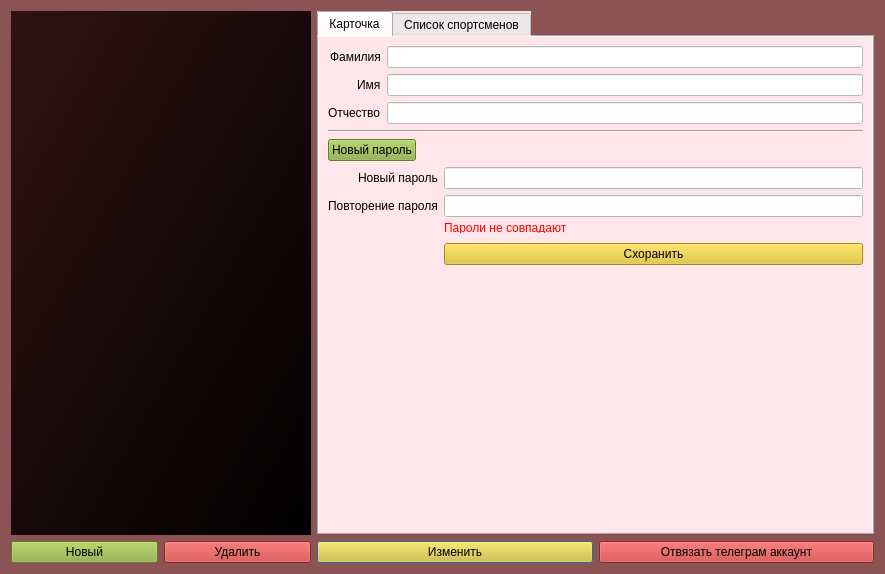
<?xml version="1.0" encoding="UTF-8"?>
<ui version="4.0">
 <class>Dialog</class>
 <widget class="QDialog" name="Dialog">
  <property name="geometry">
   <rect>
    <x>0</x>
    <y>0</y>
    <width>885</width>
    <height>574</height>
   </rect>
  </property>
  <property name="windowTitle">
   <string>Dialog</string>
  </property>
  <property name="styleSheet">
   <string notr="true">background-color: rgb(139, 83, 83);</string>
  </property>
  <layout class="QVBoxLayout" name="verticalLayout">
   <item>
    <layout class="QGridLayout" name="gridLayout">
     <item row="1" column="1">
      <layout class="QHBoxLayout" name="horizontalLayout_2">
       <item>
        <widget class="QPushButton" name="updateUserButton">
         <property name="styleSheet">
          <string notr="true">background-color: rgb(225, 194, 36);</string>
         </property>
         <property name="text">
          <string>Изменить</string>
         </property>
        </widget>
       </item>
       <item>
        <widget class="QPushButton" name="unlinkAccountButton">
         <property name="styleSheet">
          <string notr="true">background-color: rgb(199, 54, 54);</string>
         </property>
         <property name="text">
          <string>Отвязать телеграм аккаунт</string>
         </property>
        </widget>
       </item>
      </layout>
     </item>
     <item row="0" column="0">
      <widget class="QTableWidget" name="tableWidget">
       <property name="sizePolicy">
        <sizepolicy hsizetype="MinimumExpanding" vsizetype="Expanding">
         <horstretch>0</horstretch>
         <verstretch>0</verstretch>
        </sizepolicy>
       </property>
       <property name="maximumSize">
        <size>
         <width>300</width>
         <height>16777215</height>
        </size>
       </property>
       <property name="cursor" stdset="0">
        <cursorShape>PointingHandCursor</cursorShape>
       </property>
       <property name="autoFillBackground">
        <bool>false</bool>
       </property>
       <property name="styleSheet">
        <string notr="true">background-color: qlineargradient(spread:pad, x1:0, y1:0, x2:1, y2:1, stop:0 rgba(48, 19, 20, 255), stop:1 rgba(0, 0, 0, 255));
selection-background-color: rgb(139, 83, 83);
color: rgb(255, 255, 127);</string>
       </property>
       <property name="frameShape">
        <enum>QFrame::NoFrame</enum>
       </property>
       <property name="sizeAdjustPolicy">
        <enum>QAbstractScrollArea::AdjustToContents</enum>
       </property>
       <property name="gridStyle">
        <enum>Qt::NoPen</enum>
       </property>
       <attribute name="horizontalHeaderVisible">
        <bool>false</bool>
       </attribute>
       <attribute name="horizontalHeaderMinimumSectionSize">
        <number>10</number>
       </attribute>
       <attribute name="horizontalHeaderDefaultSectionSize">
        <number>30</number>
       </attribute>
       <attribute name="horizontalHeaderStretchLastSection">
        <bool>true</bool>
       </attribute>
       <attribute name="verticalHeaderVisible">
        <bool>false</bool>
       </attribute>
       <attribute name="verticalHeaderHighlightSections">
        <bool>true</bool>
       </attribute>
       <column>
        <property name="text">
         <string>Спортсмен</string>
        </property>
        <property name="foreground">
         <brush brushstyle="SolidPattern">
          <color alpha="255">
           <red>0</red>
           <green>0</green>
           <blue>0</blue>
          </color>
         </brush>
        </property>
       </column>
      </widget>
     </item>
     <item row="1" column="0">
      <layout class="QHBoxLayout" name="horizontalLayout">
       <item>
        <widget class="QPushButton" name="newUserButton">
         <property name="styleSheet">
          <string notr="true">background-color: rgb(137, 173, 59);</string>
         </property>
         <property name="text">
          <string>Новый</string>
         </property>
        </widget>
       </item>
       <item>
        <widget class="QPushButton" name="deleteUserButton">
         <property name="styleSheet">
          <string notr="true">background-color: rgb(199, 54, 54);</string>
         </property>
         <property name="text">
          <string>Удалить</string>
         </property>
        </widget>
       </item>
      </layout>
     </item>
     <item row="0" column="1">
      <widget class="QTabWidget" name="tabWidget">
       <property name="styleSheet">
        <string notr="true">background-color: rgb(255, 230, 234);
alternate-background-color: rgb(170, 85, 255);</string>
       </property>
       <property name="tabShape">
        <enum>QTabWidget::Rounded</enum>
       </property>
       <property name="currentIndex">
        <number>0</number>
       </property>
       <widget class="QWidget" name="tab">
        <attribute name="title">
         <string>Карточка</string>
        </attribute>
        <layout class="QVBoxLayout" name="verticalLayout_2">
         <item>
          <layout class="QFormLayout" name="formLayout">
           <property name="labelAlignment">
            <set>Qt::AlignRight|Qt::AlignTrailing|Qt::AlignVCenter</set>
           </property>
           <item row="0" column="0">
            <widget class="QLabel" name="surnameLabel">
             <property name="enabled">
              <bool>true</bool>
             </property>
             <property name="text">
              <string>Фамилия</string>
             </property>
            </widget>
           </item>
           <item row="0" column="1">
            <widget class="QLineEdit" name="surnameEdit">
             <property name="enabled">
              <bool>true</bool>
             </property>
             <property name="styleSheet">
              <string notr="true">background-color: rgb(255, 255, 255);</string>
             </property>
             <property name="text">
              <string/>
             </property>
             <property name="frame">
              <bool>true</bool>
             </property>
             <property name="readOnly">
              <bool>true</bool>
             </property>
             <property name="clearButtonEnabled">
              <bool>false</bool>
             </property>
            </widget>
           </item>
           <item row="1" column="0">
            <widget class="QLabel" name="nameLabel">
             <property name="text">
              <string>Имя</string>
             </property>
            </widget>
           </item>
           <item row="1" column="1">
            <widget class="QLineEdit" name="nameEdit">
             <property name="enabled">
              <bool>true</bool>
             </property>
             <property name="styleSheet">
              <string notr="true">background-color: rgb(255, 255, 255);</string>
             </property>
             <property name="readOnly">
              <bool>true</bool>
             </property>
            </widget>
           </item>
           <item row="2" column="0">
            <widget class="QLabel" name="middleNameLabel">
             <property name="text">
              <string>Отчество</string>
             </property>
            </widget>
           </item>
           <item row="2" column="1">
            <widget class="QLineEdit" name="middleNameEdit">
             <property name="enabled">
              <bool>true</bool>
             </property>
             <property name="styleSheet">
              <string notr="true">background-color: rgb(255, 255, 255);</string>
             </property>
             <property name="readOnly">
              <bool>true</bool>
             </property>
            </widget>
           </item>
          </layout>
         </item>
         <item>
          <widget class="Line" name="line">
           <property name="orientation">
            <enum>Qt::Horizontal</enum>
           </property>
          </widget>
         </item>
         <item>
          <layout class="QHBoxLayout" name="horizontalLayout_4">
           <item>
            <widget class="QPushButton" name="newPasswordButton">
             <property name="styleSheet">
              <string notr="true">background-color: rgb(137, 173, 59);</string>
             </property>
             <property name="text">
              <string>Новый пароль</string>
             </property>
            </widget>
           </item>
           <item>
            <spacer name="horizontalSpacer">
             <property name="orientation">
              <enum>Qt::Horizontal</enum>
             </property>
             <property name="sizeHint" stdset="0">
              <size>
               <width>40</width>
               <height>20</height>
              </size>
             </property>
            </spacer>
           </item>
          </layout>
         </item>
         <item>
          <layout class="QFormLayout" name="newPasswordLayout">
           <property name="labelAlignment">
            <set>Qt::AlignRight|Qt::AlignTrailing|Qt::AlignVCenter</set>
           </property>
           <item row="0" column="0">
            <widget class="QLabel" name="passwordLabel">
             <property name="text">
              <string>Новый пароль</string>
             </property>
            </widget>
           </item>
           <item row="0" column="1">
            <widget class="QLineEdit" name="passwordEdit">
             <property name="styleSheet">
              <string notr="true">background-color: rgb(255, 255, 255);</string>
             </property>
             <property name="echoMode">
              <enum>QLineEdit::Password</enum>
             </property>
            </widget>
           </item>
           <item row="1" column="0">
            <widget class="QLabel" name="repeatPasswordLabel">
             <property name="text">
              <string>Повторение пароля</string>
             </property>
            </widget>
           </item>
           <item row="1" column="1">
            <widget class="QLineEdit" name="repeatPasswordEdit">
             <property name="styleSheet">
              <string notr="true">background-color: rgb(255, 255, 255);</string>
             </property>
             <property name="echoMode">
              <enum>QLineEdit::Password</enum>
             </property>
            </widget>
           </item>
           <item row="2" column="1">
            <widget class="QLabel" name="passwordWarning">
             <property name="sizePolicy">
              <sizepolicy hsizetype="Minimum" vsizetype="Minimum">
               <horstretch>0</horstretch>
               <verstretch>0</verstretch>
              </sizepolicy>
             </property>
             <property name="maximumSize">
              <size>
               <width>16777215</width>
               <height>10</height>
              </size>
             </property>
             <property name="styleSheet">
              <string notr="true">color: rgb(255, 0, 0);
font: 8pt &quot;MS Shell Dlg 2&quot;;</string>
             </property>
             <property name="text">
              <string>Пароли не совпадают</string>
             </property>
            </widget>
           </item>
           <item row="3" column="1">
            <widget class="QPushButton" name="savePasswordButton">
             <property name="styleSheet">
              <string notr="true">background-color: rgb(225, 194, 36);</string>
             </property>
             <property name="text">
              <string>Cхоранить</string>
             </property>
            </widget>
           </item>
           <item row="2" column="0">
            <widget class="QLabel" name="spacer1">
             <property name="text">
              <string/>
             </property>
            </widget>
           </item>
           <item row="3" column="0">
            <widget class="QLabel" name="spacer2">
             <property name="text">
              <string/>
             </property>
            </widget>
           </item>
          </layout>
         </item>
         <item>
          <spacer name="verticalSpacer">
           <property name="orientation">
            <enum>Qt::Vertical</enum>
           </property>
           <property name="sizeHint" stdset="0">
            <size>
             <width>20</width>
             <height>40</height>
            </size>
           </property>
          </spacer>
         </item>
        </layout>
       </widget>
       <widget class="QWidget" name="tab_2">
        <attribute name="title">
         <string>Список спортсменов</string>
        </attribute>
        <layout class="QVBoxLayout" name="verticalLayout_3">
         <item>
          <widget class="QTableWidget" name="sportsmenTable">
           <property name="sizePolicy">
            <sizepolicy hsizetype="Expanding" vsizetype="Expanding">
             <horstretch>0</horstretch>
             <verstretch>0</verstretch>
            </sizepolicy>
           </property>
           <property name="maximumSize">
            <size>
             <width>16777215</width>
             <height>16777215</height>
            </size>
           </property>
           <property name="cursor" stdset="0">
            <cursorShape>PointingHandCursor</cursorShape>
           </property>
           <property name="autoFillBackground">
            <bool>false</bool>
           </property>
           <property name="locale">
            <locale language="Russian" country="Russia"/>
           </property>
           <property name="frameShape">
            <enum>QFrame::NoFrame</enum>
           </property>
           <property name="sizeAdjustPolicy">
            <enum>QAbstractScrollArea::AdjustToContents</enum>
           </property>
           <property name="autoScroll">
            <bool>true</bool>
           </property>
           <property name="editTriggers">
            <set>QAbstractItemView::NoEditTriggers</set>
           </property>
           <property name="selectionMode">
            <enum>QAbstractItemView::NoSelection</enum>
           </property>
           <property name="gridStyle">
            <enum>Qt::NoPen</enum>
           </property>
           <attribute name="horizontalHeaderStretchLastSection">
            <bool>false</bool>
           </attribute>
           <attribute name="verticalHeaderVisible">
            <bool>false</bool>
           </attribute>
           <column>
            <property name="text">
             <string>Спортсмен</string>
            </property>
            <property name="foreground">
             <brush brushstyle="SolidPattern">
              <color alpha="255">
               <red>0</red>
               <green>0</green>
               <blue>0</blue>
              </color>
             </brush>
            </property>
           </column>
           <column>
            <property name="text">
             <string>Результат тестирования</string>
            </property>
           </column>
          </widget>
         </item>
        </layout>
       </widget>
      </widget>
     </item>
    </layout>
   </item>
  </layout>
 </widget>
 <resources/>
 <connections/>
</ui>
